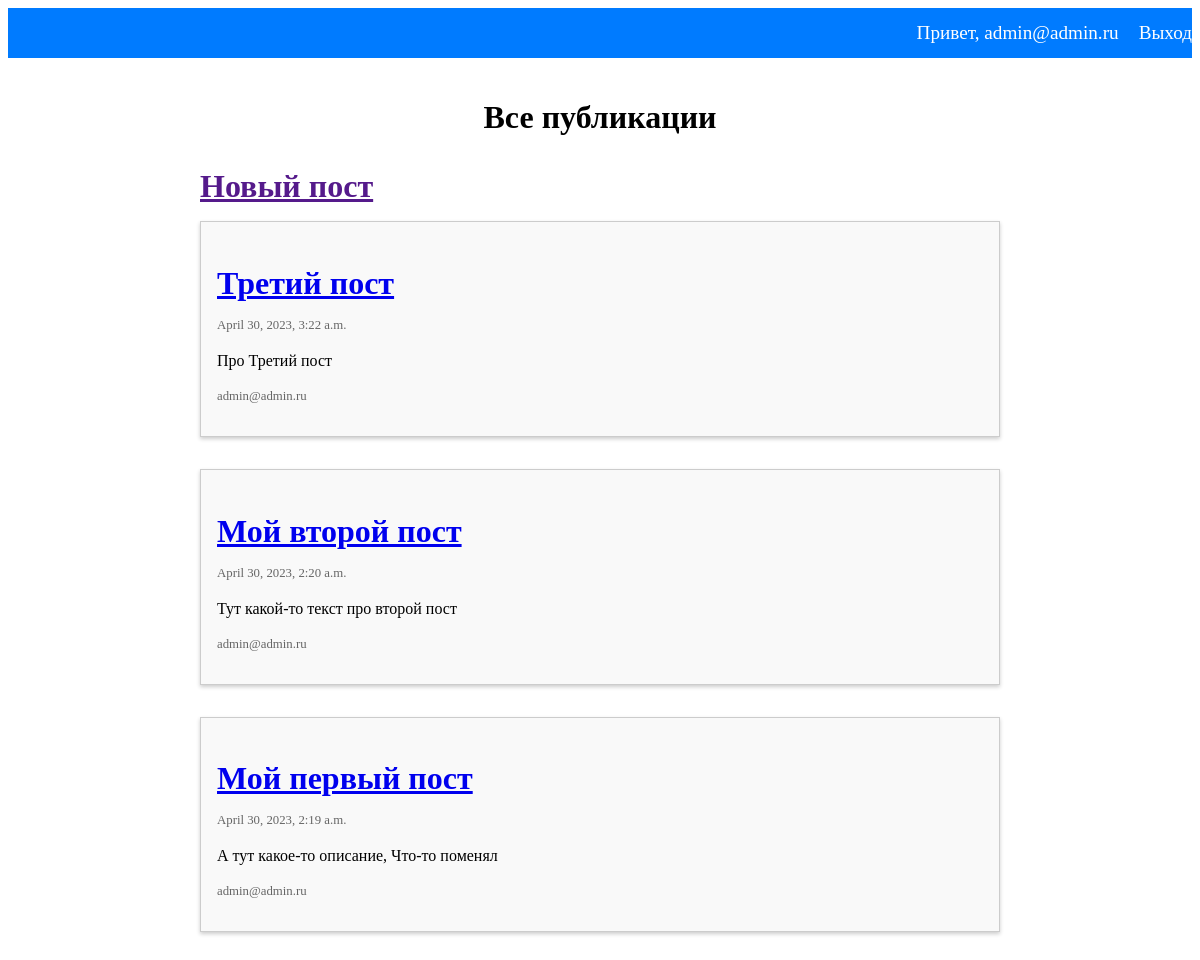
Screenshot of / (signed in) with the database file from the repository.
### users/models.py (models this page shows)
class CustomUser(AbstractBaseUser, PermissionsMixin):
    email = models.EmailField(_('email address'), unique=True)
    is_staff = models.BooleanField(default=False)
    is_active = models.BooleanField(default=True)
    date_joined = models.DateTimeField(default=timezone.now)
    USERNAME_FIELD = 'email'
    REQUIRED_FIELDS = []
    objects = CustomUserManager()
    def __str__(self):
        return self.email

### blog/models.py (models this page shows, shortened)
class Post(models.Model):
    title = models.CharField(max_length=255)
    text = models.TextField()
    created_date = models.DateTimeField(auto_now_add=True)
    author = models.ForeignKey(CustomUser, on_delete=models.CASCADE)

### blog/views.py (the view)
# urls.py: path('', PostListView.as_view(), name='post_list'),
class PostListView(ListView):
    model = Post
    context_object_name = 'posts'
    template_name = 'blog/post_list.html'

### blog/templates/blog/post_list.html (shortened to what this page needs)
{% extends 'blog/base.html' %}
{% block body %}
<h1 class="main-heading">
  Все публикации
</h1>
  {% if user.is_staff %}
  <h2 class="post-title"><a href="">Новый пост</a></h2>
  {% endif %}
<ul class="post-list">
  {% for post in posts|dictsortreversed:"created_date" %}
  <li class="post">
    <h2 class="post-title">
      <a href="{% url 'blog:post_detail' pk=post.pk %}">
        {{ post.title }}
      </a>
    </h2>
    <p class="post-date">
      {{ post.created_date }}
    </p>
    <p class="post-text">
      {{ post.text }}
    </p>
    <p class="post-author">
      {{ post.author }}
    </p>
  </li>
  {% endfor %}
</ul>
{% endblock %}

### blog/templates/blog/base.html (shortened to what this page needs)
<!DOCTYPE html>
<html lang="ru">
<head>
  {% load static %}
  <link rel="stylesheet" type="text/css" href="{% static 'css/style.css' %}">
</head>
<body>
  <ul class="nav-list">
    {% if user.is_authenticated %}
    <li class="nav-item nav-link">Привет, {{ user.email }}</li>
    <li class="nav-item"><a class="nav-link" href="{% url 'users:logout' %}">Выход</a></li>
    {% else %}
    <li class="nav-item"><a class="nav-link" href="{% url 'users:login' %}">Вход</a></li>
    <li class="nav-item"><a class="nav-link" href="{% url 'users:user_create' %}">Регистрация</a></li>
    {% endif %}
  </ul>
  <div class="content-container">
    {% block body %}
    {% endblock %}
  </div>
</body>
</html>

### static/css/style.css (style rules this page uses)
.nav-list { margin: 0; padding: 0; list-style-type: none; display: flex; justify-content: flex-end; align-items: center; background-color: #007bff; height: 50px; }
.nav-item { margin-left: 20px; }
.nav-link { color: #fff; text-decoration: none; font-size: 1.2em; }
.content-container { max-width: 800px; margin: 0 auto; padding: 20px; }
.main-heading { font-size: 2rem; text-align: center; margin-bottom: 2rem; }
.post-list { list-style: none; margin: 0; padding: 0; }
.post { margin-bottom: 2rem; border: 1px solid #ccc; padding: 1rem; background-color: #f9f9f9; box-shadow: 0 2px 4px rgba(0, 0, 0, 0.2); }
.post-title { font-size: 1.5rem; margin-bottom: 1rem; }
.post-date { font-size: 0.8rem; color: #666; margin-bottom: 0.5rem; }
.post-text { font-size: 1rem; line-height: 1.5; margin-bottom: 1rem; }
.post-author { font-size: 0.8rem; color: #666; }
.post-title { font-size: 2rem; margin-bottom: 1rem; }
.post-author { font-size: 0.8rem; color: #666; margin-bottom: 1rem; }

### rows the page displays
CustomUser: email "admin@admin.ru"
Post: title "Третий пост", created_date "April 30, 2023, 3:22 a.m.", text "Про Третий пост", author "admin@admin.ru"
Post: title "Мой второй пост", created_date "April 30, 2023, 2:20 a.m.", text "Тут какой-то текст про второй пост", author "admin@admin.ru"
Post: title "Мой первый пост", created_date "April 30, 2023, 2:19 a.m.", text "А тут какое-то описание, Что-то поменял", author "admin@admin.ru"
